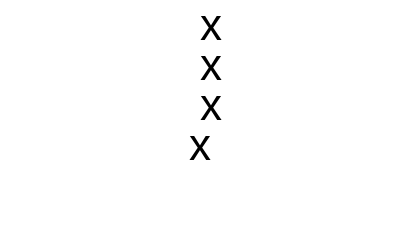

Specify this chart in Vega-Lite:
### Vega specification from a JSON file in a GitHub repository (floating-point values rounded to 4 significant figures)
{"width": 100, "height": 60, "data": [{"name": "t", "values": [{"a": "toString", "y": 10}, {"a": "__proto__", "y": 20}, {"a": "constructor", "y": 30}, {"a": "center", "y": 40}]}], "marks": [{"type": "text", "from": {"data": "t"}, "encode": {"enter": {"text": {"value": "x"}, "align": {"field": "a"}, "x": {"value": 50}, "y": {"field": "y"}}}}]}
